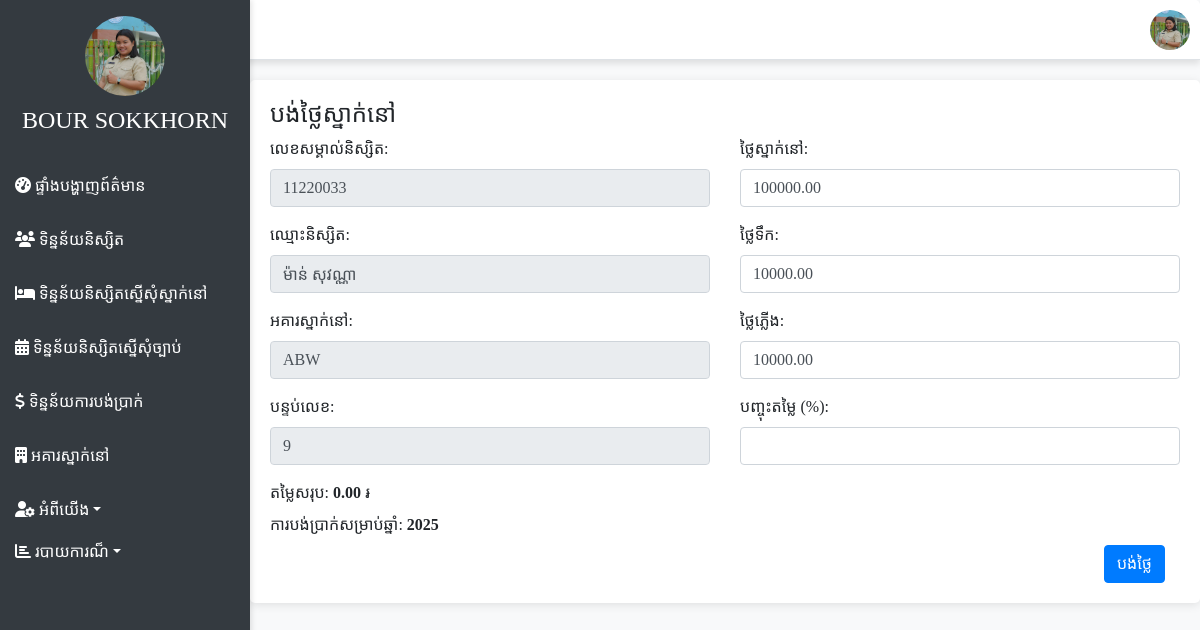
Page /admin/pay.php?student_id=11220033&year=2025&payment_id=117 (signed in) on the committed database.
### tables this page shows
CREATE TABLE `register` (
  `user_id` int(11) NOT NULL,
  `password` varchar(255) DEFAULT NULL,
  `student_id` varchar(20) DEFAULT NULL,
  `lastname` varchar(50) DEFAULT NULL,
  `name` varchar(50) DEFAULT NULL,
  `username` varchar(50) DEFAULT NULL,
  `gender` enum('ប្រុស','ស្រី') DEFAULT NULL,
  `dob` date DEFAULT NULL,
  `address` text DEFAULT NULL,
  `phone_student` varchar(250) NOT NULL,
  `phone_parent` varchar(20) DEFAULT NULL,
  `skill` varchar(100) DEFAULT NULL,
  `education_level` varchar(100) DEFAULT NULL,
  `year` int(11) DEFAULT NULL,
  `img` varchar(255) NOT NULL,
  `building` varchar(255) NOT NULL,
  `room` int(100) NOT NULL,
  `stay` date DEFAULT NULL,
  `status` enum('មិនអនុញ្ញាត','អនុញ្ញាត','រង់ចាំ','') NOT NULL
);

CREATE TABLE `payment_summary` (
  `id` int(11) NOT NULL,
  `electricity_fee` decimal(10,2) NOT NULL,
  `water_fee` decimal(10,2) NOT NULL,
  `discount` decimal(5,2) NOT NULL,
  `total` decimal(10,2) NOT NULL,
  `created_at` timestamp NOT NULL DEFAULT current_timestamp(),
  `room` decimal(10,2) NOT NULL
);

### admin/pay.php (the view, shortened to what this page needs)
<?php
include '../conn_db.php';
if (isset($_GET['student_id']) && isset($_GET['year'])) {
    $student_id = mysqli_real_escape_string($conn, $_GET['student_id']);
    $year = mysqli_real_escape_string($conn, $_GET['year']);
    $query = "SELECT * FROM register WHERE student_id = ?";
    $stmt = $conn->prepare($query);
    $stmt->bind_param("i", $student_id);
    $stmt->execute();
    $result = $stmt->get_result();
    if ($result->num_rows > 0) {
        $user = $result->fetch_assoc();
    } else {
        echo "User not found.";
        exit();
    }
} else {
    echo "No student ID provided.";
    exit();
}
$query = "SELECT * FROM payment_summary LIMIT 1";
$result = mysqli_query($conn, $query);
if ($result) {
    $payment_summary = mysqli_fetch_assoc($result);
} else {
    echo "Error fetching payment summary: " . mysqli_error($conn);
    exit();
}
include('../include/header.php');
?>
<!DOCTYPE html>
<html lang="en">
<head>
    <link href="https://stackpath.bootstrapcdn.com/bootstrap/4.5.2/css/bootstrap.min.css" rel="stylesheet">
    <link rel="stylesheet" href="https://cdnjs.cloudflare.com/ajax/libs/font-awesome/6.1.1/css/all.min.css">
    <link rel="stylesheet" href="../style/header.css">
</head>
<body>
<div class="content-wrapper">
        <div class="">
            <form action="process_pay.php" method="post">
                <h4>បង់ថ្លៃស្នាក់នៅ</h4>
                <div class="row">
                    <div class="col-md-6">
                        <div class="form-group">
                            <label for="student_id">លេខសម្គាល់និស្សិត:</label>
                            <input type="text" name="student_id" id="student_id" class="form-control" value="<?php echo $user['student_id']; ?>" readonly>
                        </div>
                        <div class="form-group">
                            <label>ឈ្មោះនិស្សិត:</label>
                            <input type="text" name="user_name" value="<?php echo $user['lastname']; ?> <?php echo $user['name']; ?>" class="form-control" readonly>
                        </div>
                        <div class="form-group">
                            <label>អគារស្នាក់នៅ:</label>
                            <input type="text" name="building" class="form-control" value="<?php echo $user['building']; ?>" readonly>
                        </div>
                        <div class="form-group">
                            <label>បន្ទប់លេខ:</label>
                            <input type="text" name="room_number" class="form-control" value="<?php echo $user['room']; ?>" readonly>
                        </div>
                    </div>
                    <div class="col-md-6">
                        <div class="form-group">
                            <label>ថ្លៃស្នាក់នៅ:</label>
                            <input type="number" name="accommodation_fee" class="form-control" required oninput="calculateTotal()" value="<?php echo htmlspecialchars($payment_summary['room']); ?>">
                        </div>
                        <div class="form-group">
                            <label>ថ្លៃទឹក:</label>
                            <input type="number" name="water_fee" class="form-control" required oninput="calculateTotal()" value="<?php echo htmlspecialchars($payment_summary['water_fee']?? 0); ?>">
                        </div>
                        <div class="form-group">
                            <label>ថ្លៃភ្លើង:</label>
                            <input type="number" name="electricity_fee" class="form-control" required oninput="calculateTotal()" value="<?php echo htmlspecialchars($payment_summary['electricity_fee']?? 0); ?>">
                        </div>
                        <div class="form-group">
                            <label>បញ្ចុះតម្លៃ (%):</label>
                            <input type="number" name="discount" class="form-control" oninput="calculateTotal()">
                        </div>
                    </div>
                </div>
                <div class=" total-display">
                    <label>តម្លៃសរុប:</label>
                    <span id="total-amount" class="font-weight-bold">0.00</span> ៛
                </div>
                <div class="total-display" style="padding: 0;">
                    <label>ការបង់ប្រាក់សម្រាប់ឆ្នាំ:</label>
                    <span id="total-amount" class="font-weight-bold"><?php echo htmlspecialchars($year); ?></span>
                </div>
                <div class="col-12 d-flex justify-content-end">
                    <button type="submit" class="btn btn-primary" <?php echo $year < 2023 ? 'disabled' : ''; ?>>បង់ថ្លៃ</button>
                </div>
            </form>
        </div>
    </div>
</body>
</html>

### style/header.css (style rules this page uses)
body { font-family: 'Khmer OS Siemreap'; background-color: #f8f9fa; }
.content-wrapper { margin-left: 250px; padding: 20px; background-color: #ffffff; border-radius: 5px; box-shadow: 0 2px 10px rgba(0, 0, 0, 0.1); }

### include/header.php (style rules this page uses)
body { font-family: 'Khmer OS Siemreap'; margin: 0; padding: 0; background-color: #f8f9fa; }
.content-wrapper { margin-left: 250px; padding: 20px; box-shadow: 0 2px 10px rgba(0, 0, 0, 0.1); background-color: #ffffff; border-radius: 5px; transition: margin-left 0.3s ease; }
body { font-family: 'Khmer OS Siemreap', sans-serif; background-color: #f8f9fa; }

### rows in the picture
register: student_id "11220033", user_name "ម៉ាន់ សុវណ្ណា", building "ABW", room_number "9"
payment_summary: accommodation_fee "100000.00", water_fee "10000.00", electricity_fee "10000.00"

### other values in the picture
$_SESSION['admin_username'] "BOUR SOKKHORN"
$year "2025"
